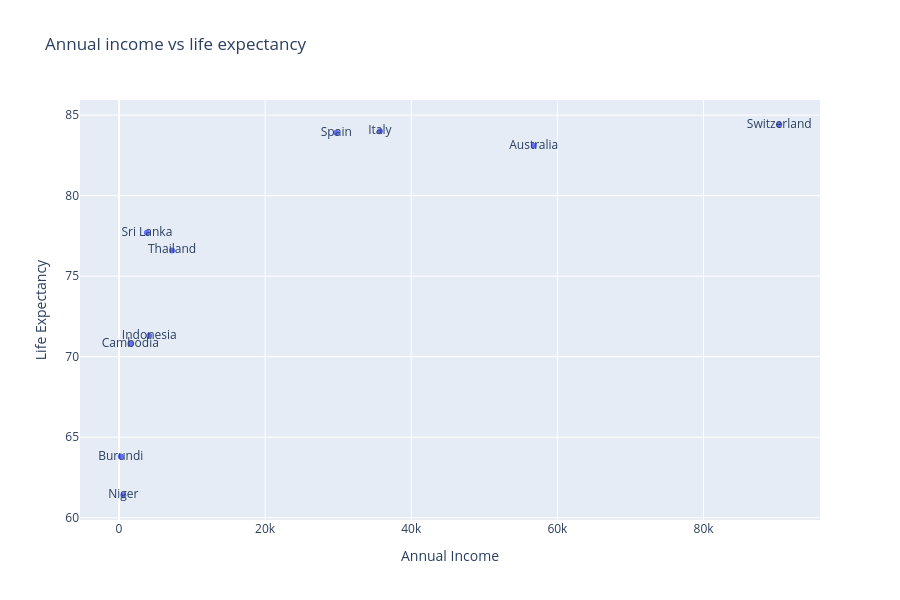

The notebook cell saved with this chart:
### Code cell
px.scatter(df, x='annual_income', y='life_expectancy', text=df.index,
           title='Annual income vs life expectancy',
          labels={'life_expectancy':'Life Expectancy',
                 'annual_income':'Annual Income'}, height=600)

### Figure 1 — Plotly figure (JSON) as saved in the notebook; plotly's stock layout.template omitted (floating-point values rounded to 4 significant figures)
{"data": [{"hovertemplate": "Annual Income=%{x}<br>Life Expectancy=%{y}<br>country=%{text}<extra></extra>", "legendgroup": "", "marker": {"color": "#636efa", "symbol": "circle"}, "mode": "markers+text", "name": "", "orientation": "v", "showlegend": false, "text": ["Sri Lanka", "Niger", "Indonesia", "Thailand", "Cambodia", "Italy", "Spain", "Burundi", "Switzerland", "Australia"], "type": "scatter", "x": [3820.0, 590.0, 4140.0, 7260.0, 1550.0, 35710.0, 29740.0, 240.0, 90360.0, 56760.0], "xaxis": "x", "y": [77.7, 61.4, 71.3, 76.6, 70.8, 84.0, 83.9, 63.8, 84.4, 83.1], "yaxis": "y"}], "layout": {"height": 600, "legend": {"tracegroupgap": 0}, "title": {"text": "Annual income vs life expectancy"}, "xaxis": {"anchor": "y", "domain": [0, 1], "title": {"text": "Annual Income"}}, "yaxis": {"anchor": "x", "domain": [0, 1], "title": {"text": "Life Expectancy"}}}}
